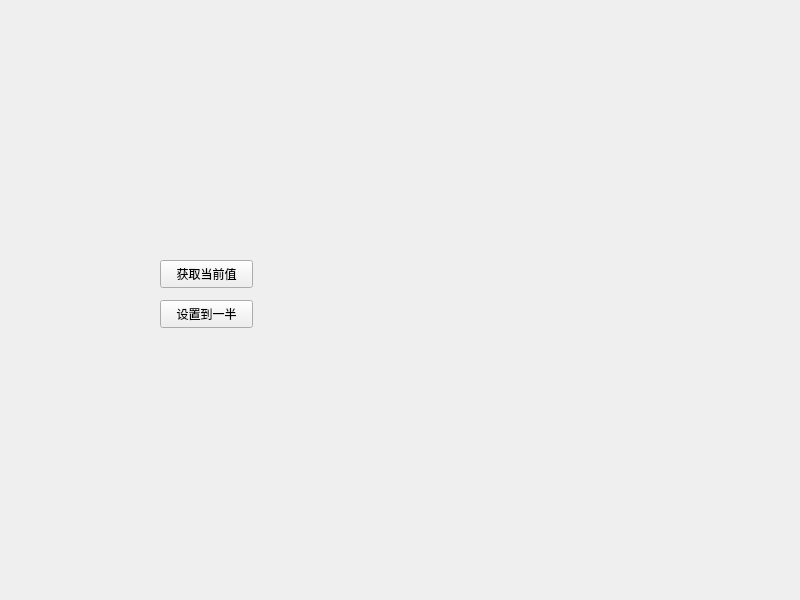
<?xml version="1.0" encoding="UTF-8"?>
<ui version="4.0">
 <class>Widget</class>
 <widget class="QWidget" name="Widget">
  <property name="geometry">
   <rect>
    <x>0</x>
    <y>0</y>
    <width>800</width>
    <height>600</height>
   </rect>
  </property>
  <property name="windowTitle">
   <string>Widget</string>
  </property>
  <widget class="smallWidget" name="widget" native="true">
   <property name="geometry">
    <rect>
     <x>70</x>
     <y>60</y>
     <width>401</width>
     <height>80</height>
    </rect>
   </property>
  </widget>
  <widget class="QPushButton" name="btn_get">
   <property name="geometry">
    <rect>
     <x>160</x>
     <y>260</y>
     <width>93</width>
     <height>28</height>
    </rect>
   </property>
   <property name="text">
    <string>获取当前值</string>
   </property>
  </widget>
  <widget class="QPushButton" name="btn_set">
   <property name="geometry">
    <rect>
     <x>160</x>
     <y>300</y>
     <width>93</width>
     <height>28</height>
    </rect>
   </property>
   <property name="text">
    <string>设置到一半</string>
   </property>
  </widget>
 </widget>
 <customwidgets>
  <customwidget>
   <class>smallWidget</class>
   <extends>QWidget</extends>
   <header location="global">smallwidget.h</header>
   <container>1</container>
  </customwidget>
 </customwidgets>
 <resources/>
 <connections/>
</ui>
